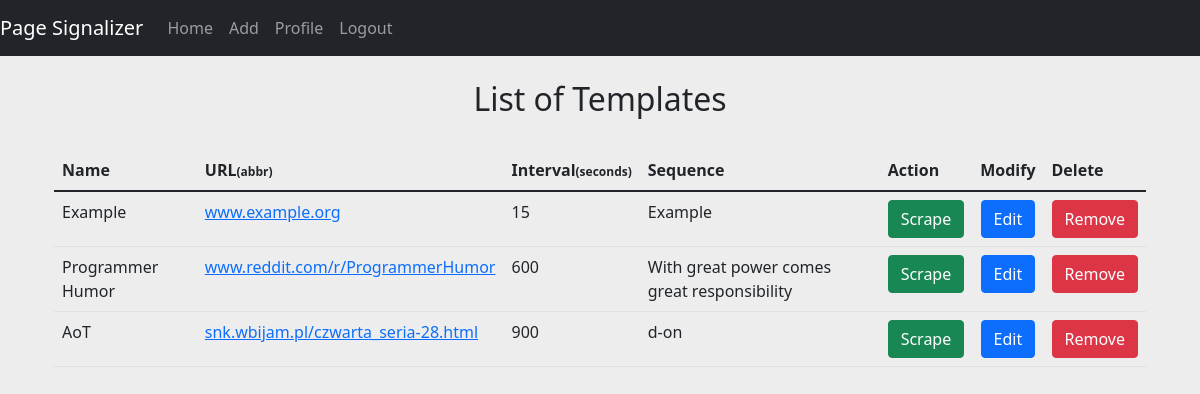
The page / (signed in) on the database as committed earlier.
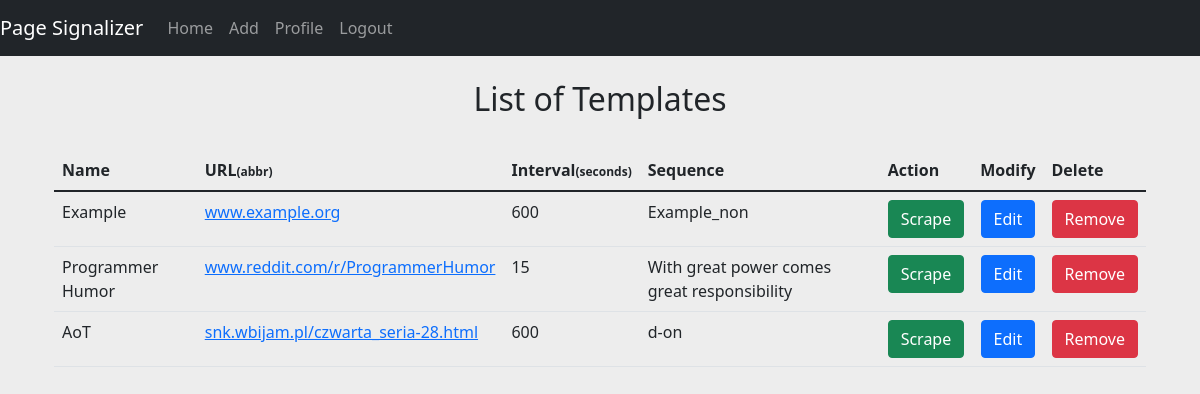
The same page on the database as committed later.
### core/models.py (models this page shows, shortened)
class Connection_Spec(models.Model):
    MODE_CHOICES = (
        ('EXISTS', 'exists'),
        ('NOT_EQUAL', 'not_equal')
    )
    owner = models.ForeignKey(User, on_delete=models.CASCADE, default=1)
    name = models.CharField(max_length=60)
    url = models.CharField(max_length=150)
    seq = models.CharField(max_length=60)
    interval_seconds = models.IntegerField(default=600, validators=[
            MaxValueValidator(100000),
            MinValueValidator(15)
        ])
    title = models.CharField(max_length=100, default="It's already there!")
    msg = models.CharField(max_length=100, default="Element found.")
    eta = models.CharField(max_length=100, default=None, null=True, blank=True)
    rand = models.FloatField(default=0, validators=[
            MaxValueValidator(0.8),
            MinValueValidator(0)
        ])
    mode = models.CharField(max_length=100, choices=MODE_CHOICES, default='EXISTS')
    username = models.CharField(max_length=100, default=None, null=True, blank=True)
    password = models.CharField(max_length=100, default=None, null=True, blank=True)
    max_cycles = models.IntegerField(default=10, validators=[
            MaxValueValidator(300),
            MinValueValidator(1)
        ])
    @property
    def short_url(self):
        return '/'.join(self.url.split('/')[2:5])

### core/views.py (the view)
# urls.py: path('', core_views.home_page, name='home'),
@login_required
def home_page(request):
    templates = Connection_Spec.objects.filter(owner=request.user)
    context = {'templates': templates}
    return render(request, 'core/home.html', context)

### core/templates/core/home.html (shortened to what this page needs)
{% extends "page_signalizer/base.html" %}
{% block body %}
    <h2>List of Templates</h2>
    <br>
    <div class="container">
        <table class="table">
            <thead>
              <tr>
                <th scope="col">Name</th>
                <th scope="col">URL<span class="smf">(abbr)</span></th>
                <th scope="col">Interval<span class="smf">(seconds)</span></th>
                <th scope="col">Sequence</th>
                <th scope="col">Action</th>
                <th scope="col">Modify</th>
                <th scope="col">Delete</th>
              </tr>
            </thead>
            <tbody>
                {% for template in templates %}
                    <tr>
                        <td>{{ template.name }}</td>
                        <td><a href="{{ template.url }}">{{ template.short_url }}</a></td>
                        <td>{{ template.interval_seconds }}</td>
                        <td>{{ template.seq }}</td>
                        <td>
                            <form action="{% url 'core:scrape' template.id %}">
                                <button type="submit" name="take-action" class="btn btn-success">Scrape</button>
                            </form>
                        </td>
                        <td>
                            <form action="{% url 'core:update' template.id %}">
                                <button type="submit" name="take-action" class="btn btn-primary">Edit</button>
                            </form>
                        </td>
                        <td>
                            <form action="{% url 'core:delete' template.id %}">
                                <button type="submit" name="take-action" class="btn btn-danger">Remove</button>
                            </form>
                        </td>
                    </tr>
                {% endfor %}
            </tbody>
          </table>
    </div>
{% endblock %}

### templates/page_signalizer/base.html (shortened to what this page needs)
{% load static %}
<!DOCTYPE html>
<html lang="en">
<head>
    <link href="https://cdn.jsdelivr.net/npm/bootstrap@5.1.3/dist/css/bootstrap.min.css" rel="stylesheet">
    <link rel="stylesheet" href="{% static 'page_signalizer/styles.css' %}">
</head>
<body>
    <nav class="navbar navbar-expand-lg navbar-dark bg-dark">
        <a class="navbar-brand" href="{% url 'core:home' %}">Page Signalizer</a>
        <div class="collapse navbar-collapse" id="navbarSupportedContent">
          <ul class="navbar-nav mr-auto">
            <li class="nav-item active">
              <a class="nav-link" href="{% url 'core:home' %}">Home</a>
            </li>
            {% if user.is_authenticated %}
                <li class="nav-item">
                  <a class="nav-link" href="{% url 'core:add' %}">Add</a>
                </li>
                <li class="nav-item">
                    <a class="nav-link" href="{% url 'profile' %}">Profile</a>
                </li>
                <li class="nav-item">
                    <a class="nav-link" href="{% url 'logout' %}">Logout</a>
                </li>
            {% endif %}
          </ul>
        </div>
      </nav>
      <br>
    <div class="container">
        {% block body %}
        {% endblock %}
    </div>
</body>
</html>

### static/page_signalizer/styles.css (style rules this page uses)
body { background-color: #ededed; }
.smf { font-size:12px; }
h2 { text-align: center; }
form { text-align: center; }

Rows that differ between the two databases and show on the page:
changed Connection_Spec "Example": interval_seconds "15" → "600"; seq "Example" → "Example_non"
changed Connection_Spec "Programmer Humor": interval_seconds "600" → "15"
changed Connection_Spec "AoT": interval_seconds "900" → "600"
